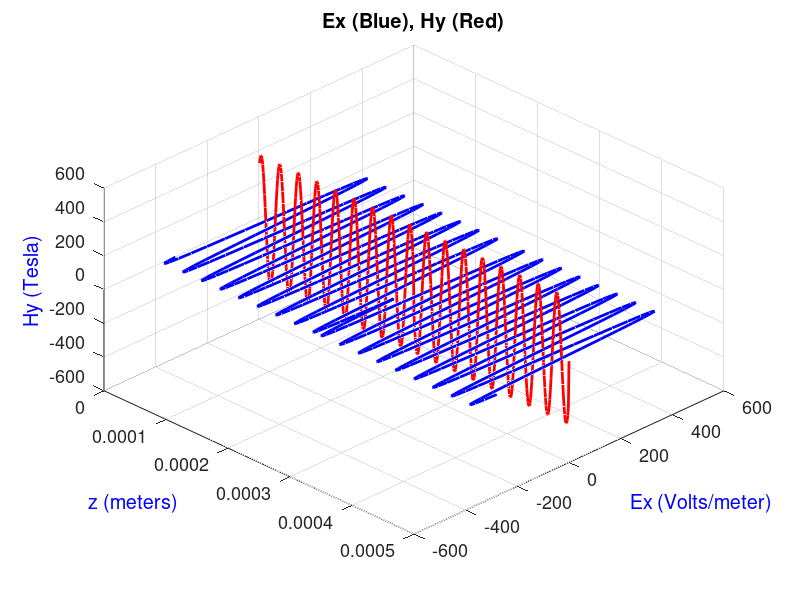

MATLAB code to generate this figure:
% One-Dimensional FDTD Simulation with Mur's Absorbing Boundary Conditions
% Code by Muujic

% Parameters
z = 500; % Number of points in the z direction
time = 300; % Number of time steps
zs = 250; % Position of the source in the domain
c = 3e8; % Speed of light (m/s)
Cs = 1; % Courant stability factor
dz = 1e-6; % Spatial step length (m)
dt = Cs * dz / c; % Time step (s)
f = 1e13; % Frequency of the source (Hz)

% Initialize electric and magnetic field intensity vectors
Ex = zeros(1, z);
Hy = zeros(1, z);

% Physical constants
u0 = 1.256e-6; % Magnetic permeability of free space (H/m)
e0 = 8.854e-12; % Electric permittivity of free space (F/m)
n0 = sqrt(u0 / e0); % Intrinsic impedance of free space

% Main loop for time-stepping
for m = 1:time
    % Update Hy using FDTD update equation
    for k = 1:z-1
        Hy(k) = Hy(k) - (dt * c / dz) * (Ex(k + 1) - Ex(k));
    end
    
    % Update Ex using FDTD update equation
    for k = 2:z
        Ex(k) = Ex(k) - (dt * c / dz) * (Hy(k) - Hy(k - 1));
    end
    
    % Sinusoidal source
    Ex(zs) = n0 * sin((2 * pi * f) * (m - 1) * dt);
    
    % Apply Mur's absorbing boundary conditions
    if m >= 2
        Ex(1) = temp_left + ((c * dt - dz) / (c * dt + dz)) * (Ex(2) - Ex(1));
        Ex(z) = temp_right + ((c * dt - dz) / (c * dt + dz)) * (Ex(z - 1) - Ex(z));
    end
    
    % Store boundary values for the next iteration
    temp_left = Ex(2);
    temp_right = Ex(z - 1);
    
    % 3D Plotting of the fields
    figure(1); clf;
    plot3((1:z) * dz, Ex, zeros(1, z), 'b-', 'LineWidth', 2); hold on;
    plot3((1:z) * dz, zeros(1, z), Hy, 'r-', 'LineWidth', 2);
    grid on;
    title('Ex (Blue), Hy (Red)', 'Color', 'black');
    xlabel('z (meters)', 'FontSize', 13, 'Color', 'b');
    ylabel('Ex (Volts/meter)', 'FontSize', 13, 'Color', 'b');
    zlabel('Hy (Tesla)', 'FontSize', 13, 'Color', 'b');
    set(gca, 'FontSize', 13, 'Color', 'c');
    axis([0 z * dz -600 600 -600 600]);
    view([45 45]);
    drawnow;
end
% thankyou for reading